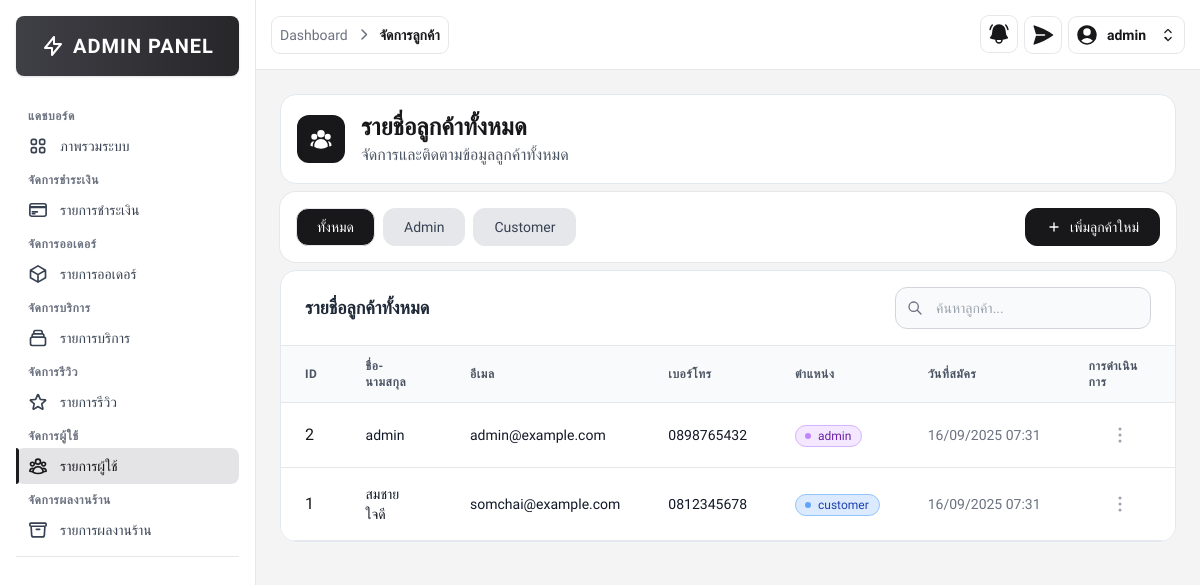
/src/admin/customer_list.php (signed in), run on the app's committed database.
### tables this page shows
CREATE TABLE customers (
    customer_id INT AUTO_INCREMENT PRIMARY KEY,       
    fullname VARCHAR(100) NOT NULL,                   
    email VARCHAR(100) NOT NULL UNIQUE,               
    password VARCHAR(255) NOT NULL,                   
    phone VARCHAR(20),                               
    role ENUM('customer', 'admin') DEFAULT 'customer',  
    created_at TIMESTAMP DEFAULT CURRENT_TIMESTAMP    
);

### src/admin/customer_list.php (the view, shortened to what this page needs)
<?php
require __DIR__ . '/../includes/db_connect.php';
$sql = "SELECT customer_id, fullname, email, phone, role, created_at FROM customers ORDER BY customer_id DESC";
$result = $conn->query($sql);
?>
<!DOCTYPE html>
<html lang="th">
<head>
    <script src="https://cdn.tailwindcss.com"></script>
    <link rel="stylesheet" href="https://cdnjs.cloudflare.com/ajax/libs/font-awesome/6.4.0/css/all.min.css">
</head>
<body class="font-thai bg-zinc-100">
    <?php include '../includes/sidebar.php'; ?>
    <div class="ml-64">
        <?php
        include '../includes/admin_navbar.php';
        ?>
        <div class="p-6">
            <div class=" text-zinc-900 bg-white rounded-2xl border border-slate-200 mb-2">
                <div class="flex items-center p-4">
                    <div class="mr-4 rounded-xl bg-zinc-900 p-3">
                    </div>
                    <div class="">
                        <h1 class="flex items-center text-2xl font-bold text-zinc-900">
                            รายชื่อลูกค้าทั้งหมด
                        </h1>
                        <p class="text-gray-600">
                            จัดการและติดตามข้อมูลลูกค้าทั้งหมด
                        </p>
                    </div>
                </div>
            </div>
            <div class="flex items-center justify-between bg-white rounded-2xl mb-2 p-4 ring-1 ring-gray-200">
                <div class="flex space-x-2">
                    <button class="filter-btn border transition font-medium rounded-xl text-sm px-5 py-2 text-center flex items-center justify-center bg-zinc-900 hover:bg-gray-3000 text-white" data-filter="all">ทั้งหมด</button>
                    <button class="filter-btn border transition font-medium rounded-xl text-sm px-5 py-2 text-center flex items-center justify-center bg-gray-200 text-gray-700 hover:bg-gray-300" data-filter="admin">Admin</button>
                    <button class="filter-btn border transition font-medium rounded-xl text-sm px-5 py-2 text-center flex items-center justify-center bg-gray-200 text-gray-700 hover:bg-gray-300" data-filter="customer">Customer</button>
                </div>
                <div class="flex items-center">
                    <a href="customer_add.php" class="border transition font-medium rounded-xl text-sm px-5 py-2 text-center flex items-center justify-center bg-zinc-900 hover:bg-zinc-700 text-white border-zinc-900">
                        <svg class="w-4 h-4 mr-2" fill="none" stroke="currentColor" viewBox="0 0 24 24">
                            <path stroke-linecap="round" stroke-linejoin="round" stroke-width="2" d="M12 6v6m0 0v6m0-6h6m-6 0H6"></path>
                        </svg>
                        เพิ่มลูกค้าใหม่
                    </a>
                </div>
            </div>
            <div class=" text-zinc-900 bg-white rounded-2xl border border-slate-200 overflow-hidden">
                <div class="px-6 py-4 border-b border-gray-200">
                    <div class="flex items-center justify-between">
                        <h3 class="text-lg font-bold text-gray-800">รายชื่อลูกค้าทั้งหมด</h3>
                        <div class="flex items-center space-x-3">
                            <div class="relative w-64">
                                <div class="absolute inset-y-0 left-0 flex items-center pl-3 pointer-events-none">
                                </div>
                                <input type="text" id="searchInput" class="bg-gray-50 border border-gray-300 text-gray-900 text-sm rounded-xl block w-full pl-10 p-2.5" placeholder="ค้นหาลูกค้า...">
                            </div>
                        </div>
                    </div>
                </div>
                <div class="overflow-x-auto">
                    <table class="w-full">
                        <thead class="bg-gray-50 border-b border-gray-200">
                            <tr>
                                <th class="px-6 py-3 text-left text-xs font-semibold text-gray-600 uppercase tracking-wider">ID</th>
                                <th class="px-6 py-3 text-left text-xs font-semibold text-gray-600 uppercase tracking-wider">ชื่อ-นามสกุล</th>
                                <th class="px-6 py-3 text-left text-xs font-semibold text-gray-600 uppercase tracking-wider">อีเมล</th>
                                <th class="px-6 py-3 text-left text-xs font-semibold text-gray-600 uppercase tracking-wider">เบอร์โทร</th>
                                <th class="px-6 py-3 text-left text-xs font-semibold text-gray-600 uppercase tracking-wider">ตำแหน่ง</th>
                                <th class="px-6 py-3 text-left text-xs font-semibold text-gray-600 uppercase tracking-wider">วันที่สมัคร</th>
                                <th class="px-6 py-3 text-left text-xs font-semibold text-gray-600 uppercase tracking-wider">การดำเนินการ</th>
                            </tr>
                        </thead>
                        <tbody>
                            <?php if ($result && $result->num_rows > 0): ?>
                                <?php while ($row = $result->fetch_assoc()): ?>
                                    <tr class="bg-white border-b hover:bg-gray-50 transition-colors">
                                        <td class="px-6 py-4 whitespace-nowrap">
                                            <div class="">
                                                <?php echo htmlspecialchars($row['customer_id']); ?>
                                            </div>
                                        </td>
                                        <td class="px-6 py-4">
                                            <div class="text-sm font-medium text-gray-900">
                                                <?php echo htmlspecialchars($row['fullname']); ?>
                                            </div>
                                        </td>
                                        <td class="px-6 py-4">
                                            <div class="text-sm font-medium text-gray-900">
                                                <?php echo htmlspecialchars($row['email']); ?>
                                            </div>
                                        </td>
                                        <td class="px-6 py-4 whitespace-nowrap">
                                            <div class="text-sm font-medium text-gray-900"><?php echo htmlspecialchars($row['phone']); ?></div>
                                        </td>
                                        <td class="px-6 py-4">
                                            <?php if ($row['role'] === 'admin'): ?>
                                                <span class="inline-flex items-center px-2.5 py-0.5 rounded-full text-xs font-medium bg-purple-100 text-purple-800 border border-purple-300">
                                                    <svg class="-ml-0.5 mr-1.5 h-2 w-2 text-purple-400" fill="currentColor" viewBox="0 0 8 8">
                                                        <circle cx="4" cy="4" r="3" />
                                                    </svg>
                                                    <?php echo htmlspecialchars($row['role']); ?>
                                                </span>
                                            <?php else: ?>
                                                <span class="inline-flex items-center px-2.5 py-0.5 rounded-full text-xs font-medium bg-blue-100 text-blue-800 border border-blue-300">
                                                    <svg class="-ml-0.5 mr-1.5 h-2 w-2 text-blue-400" fill="currentColor" viewBox="0 0 8 8">
                                                        <circle cx="4" cy="4" r="3" />
                                                    </svg>
                                                    <?php echo htmlspecialchars($row['role']); ?>
                                                </span>
                                            <?php endif; ?>
                                        </td>
                                        <td class="px-6 py-4 whitespace-nowrap text-sm text-gray-500">
                                            <?php
                                            $date = new DateTime($row['created_at']);
                                            echo $date->format('d/m/Y H:i');
                                            ?>
                                        </td>
                                        <td class="px-6 py-4 text-right">
                                            <div class="flex justify-center">
                                                <button id="dropdownDefaultButton" data-dropdown-toggle="cancel" class="flex items-center p-1 text-sm font-medium text-center text-gray-400 rounded-lg hover:bg-gray-100 focus:ring-4 focus:outline-none focus:ring-gray-200" type="button">
                                                    <svg xmlns="http://www.w3.org/2000/svg" viewBox="0 0 24 24" fill="currentColor" class="size-6">
                                                        <path fill-rule="evenodd" d="M10.5 6a1.5 1.5 0 1 1 3 0 1.5 1.5 0 0 1-3 0Zm0 6a1.5 1.5 0 1 1 3 0 1.5 1.5 0 0 1-3 0Zm0 6a1.5 1.5 0 1 1 3 0 1.5 1.5 0 0 1-3 0Z" clip-rule="evenodd" />
                                                    </svg>
                                                </button>
                                            </div>
                                        </td>
                                    </tr>
                                <?php endwhile; ?>
                            <?php endif; ?>
                        </tbody>
                    </table>
                </div>
            </div>
        </div>
    </div>
</body>
</html>

### src/admin/customer_list.php (style rules this page uses)
.font-thai { font-family: 'IBM Plex Sans Thai', sans-serif; }

### src/includes/sidebar.php (style rules this page uses)
.font-thai { font-family: 'IBM Plex Sans Thai', sans-serif; }

### src/includes/admin_navbar.php (style rules this page uses)
.font-thai { font-family: 'IBM Plex Sans Thai', sans-serif; }

### data on the page
customers: customer_id "2", fullname "admin", email "admin@example.com", phone "0898765432", role "admin", created_at "16/09/2025 07:31"
customers: customer_id "1", fullname "สมชาย ใจดี", email "somchai@example.com", phone "0812345678", role "customer", created_at "16/09/2025 07:31"

### other printed values
$item "Dashboard"
$item "จัดการลูกค้า"
$fullname "admin"
